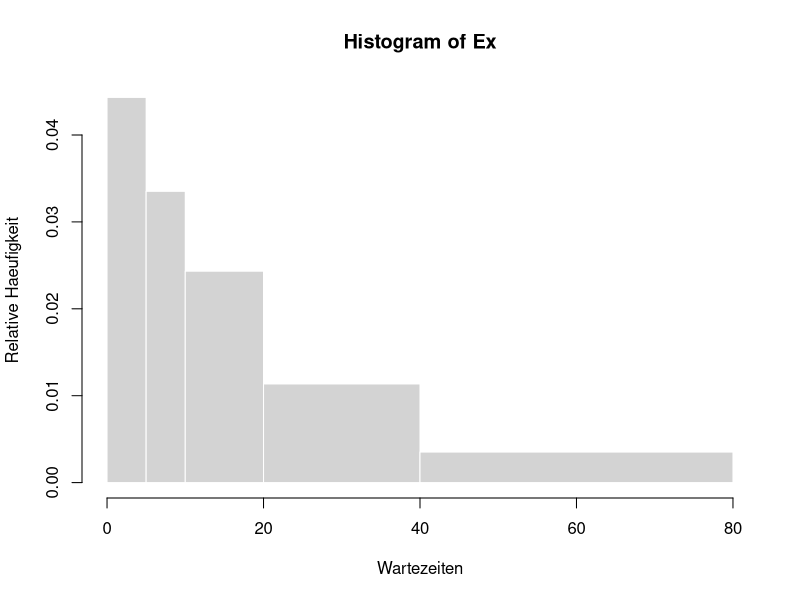

Source code (R):
Entfernung <- read.csv("Aufgabe1.csv")
Ex <- sort(Entfernung$x)

#a)
a <- sum(Ex>00 & Ex<=05);a
b <- sum(Ex>05 & Ex<=10);b
c <- sum(Ex>10 & Ex<=20);c
d <- sum(Ex>20 & Ex<=40);d
e <- sum(Ex>40 & Ex<=80);e

#b)
n <- length(Entfernung$x);n

a/n
b/n
c/n
d/n
e/n

SHa <- a/(n*05);SHa
SHb <- b/(n*05);SHb
SHc <- c/(n*10);SHc
SHd <- d/(n*20);SHd
SHe <- e/(n*40);SHe

hist(Ex,
     breaks = c(0,5,10,20,40,80),
     prob=TRUE,                  #relative Häufigkeiten
     bor="white",
     xlab = "Wartezeiten",
     ylab = "Relative Haeufigkeit")